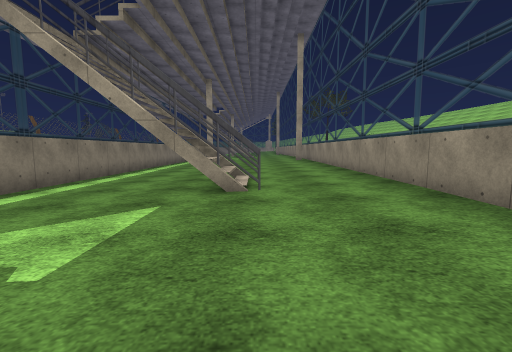
[1] (above)

14 first-person views from a walk through a 3-D level made in the Unity game engine. The camera is 1.3 m above the floor, tilts 6° down and sees 90° across. The floor is counted in squares, 2 m on a side. Each view is taken from the middle of a square. On the plan, view 1 faces up. The plan holds only what a view shows up to about 9 squares ahead; the rest is blank. The place goes on beyond the plan. Some surface patterns are stand-ins.

[2]
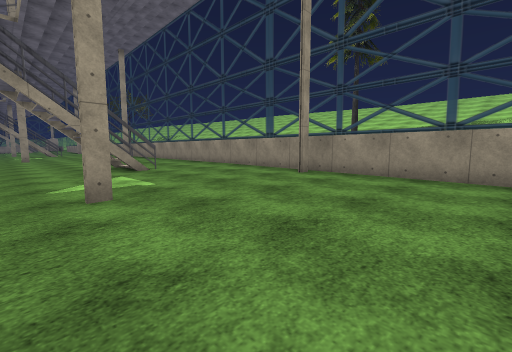

[3]
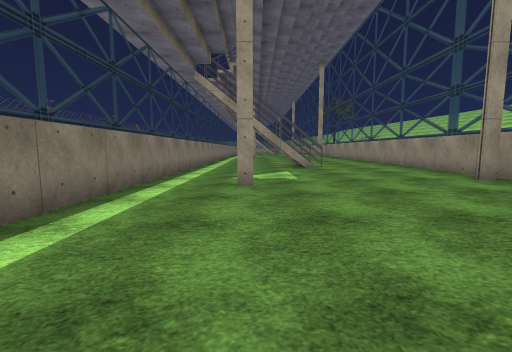

[4]
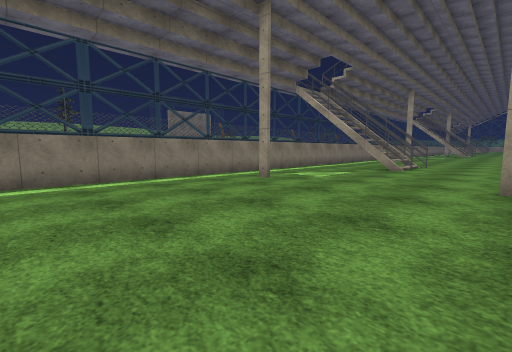

[5]
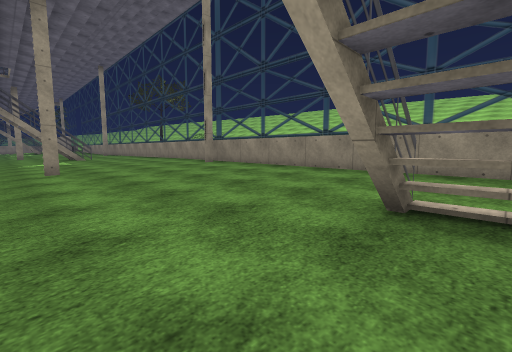

[6]
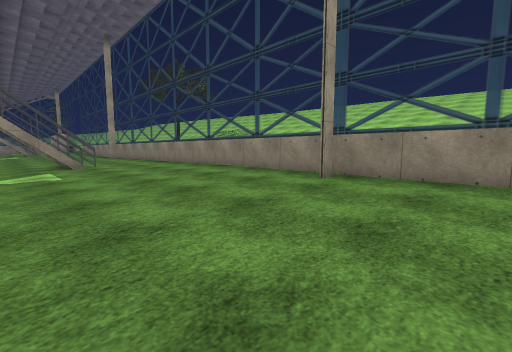

[7]
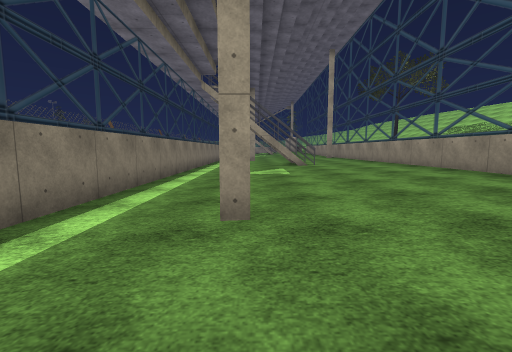

[8]
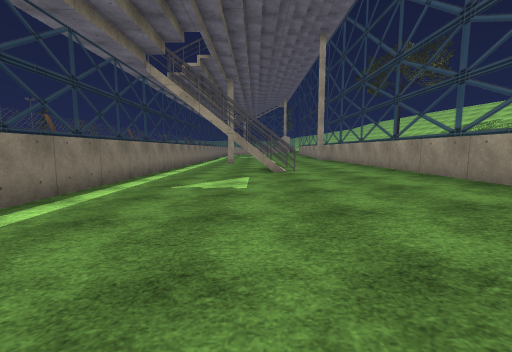

[9]
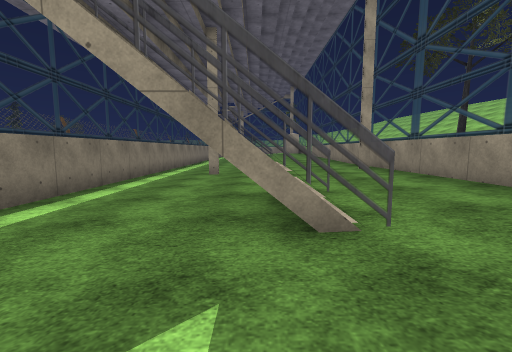

[10]
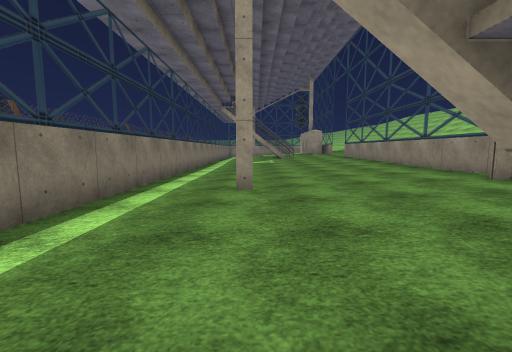

[11]
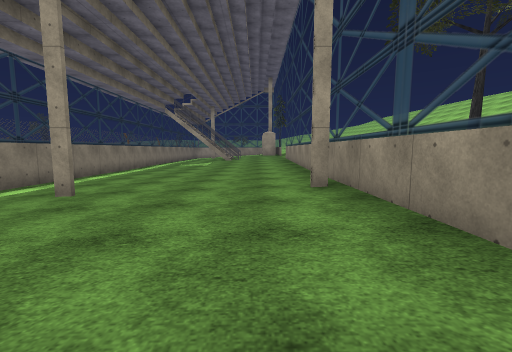

[12]
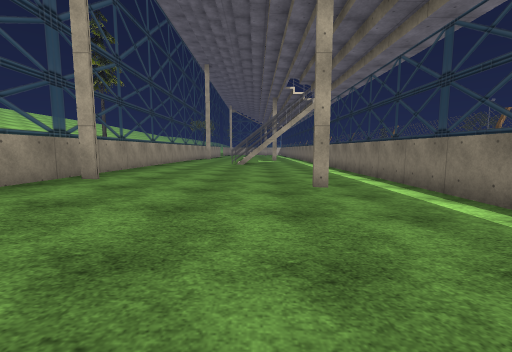

[13]
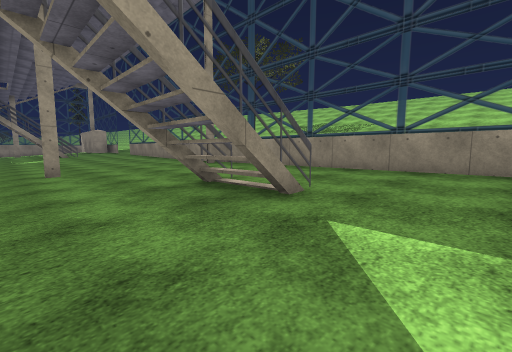

[14]
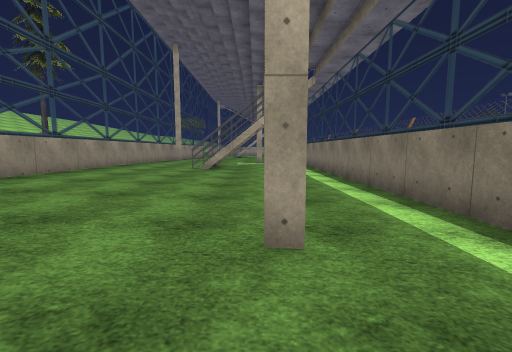

### Floor plan
Key: @ floor where view 1 was taken; # wall or solid block; . main floor; : floor 0.25 m higher than the main floor; - floor 0.25 m lower than the main floor; + floor 0.5 m higher than the main floor; * floor 2.5 m higher than the main floor; % floor 3.25 m higher than the main floor; / step, stairs or slope; = window, fence, low wall or low ledge.
Columns run from 4 left of view 1 to 10 right of it. Each row starts with its distance up from view 1.
 29 #-...:+=
 28 #-...::=
 27 #-...::=
 26 #-...::=
 25 #-...::=
 24 #-#..:#=
 23 #-...::=
 22 #-...::=
 21 #-..=::=
 20 #-./.::=
 19 #..==::=
 18 #....::=
 17 #....:+=
 16 #....:+=
 15 #....:+=
 14 #....::=
 13 #....::=
 12 #.=..:==
 11 #-...::=     *%
 10 #-...::=     *%
  9 #-...::=
  8 #-....:=
  7 #-....:=
  6 #-..=.:=
  5 #-./..:=
  4 #-.==..=
  3 #-.....=
  2 #-.....=
  1 #-.....=
  0 #-#.@.#=
 -1 #-.....#
 -2 #-.....#
 -3 #-.....#
 -4 #---...

Where each view was taken, in squares from view 1:
view 1: 0 up, 0 right, facing up
view 2: 3 down, 3 left, facing up-right
view 3: 4 down, 2 left, facing up
view 4: 4 down, 2 right, facing up-left
view 5: 5 up, 3 left, facing up-right
view 6: 10 up, 2 left, facing up-right
view 7: 10 up, 2 left, facing up
view 8: 12 up, 1 left, facing up
view 9: 17 up, 1 left, facing up
view 10: 20 up, 2 left, facing up
view 11: 20 up, 1 right, facing up
view 12: 17 up, 1 left, facing down
view 13: 17 up, 3 left, facing up-right
view 14: 14 up, 2 left, facing down
